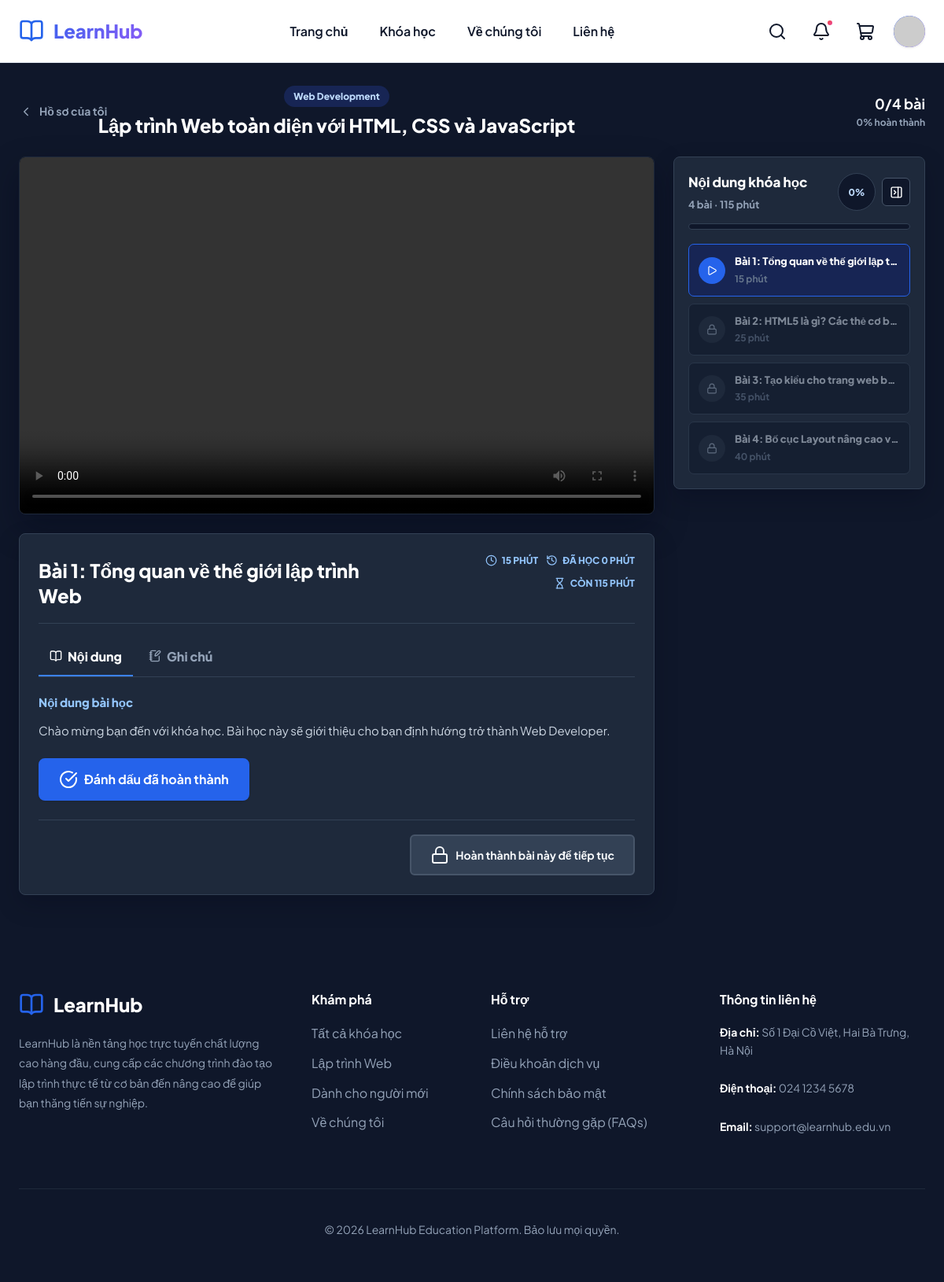
The app's page /learning.php?course_id=1 (signed in) with its own data.
### tables this page shows
CREATE TABLE `courses` (
  `id` int NOT NULL AUTO_INCREMENT,
  `title` varchar(200) NOT NULL,
  `slug` varchar(255) NOT NULL,
  `description` text,
  `thumbnail` text,
  `price` decimal(10,2) NOT NULL,
  `discount_price` decimal(10,2) DEFAULT NULL,
  `level` varchar(50) NOT NULL,
  `category` varchar(100) NOT NULL,
  `instructor` varchar(100) DEFAULT NULL,
  `duration` int DEFAULT NULL,
  `total_lectures` int DEFAULT NULL,
  `published` tinyint(1) DEFAULT '0',
  `enrollment_count` int DEFAULT '0',
  `rating` double DEFAULT '0',
  `rating_count` int DEFAULT '0',
  `created_at` timestamp NULL DEFAULT CURRENT_TIMESTAMP,
  `updated_at` timestamp NULL DEFAULT CURRENT_TIMESTAMP ON UPDATE CURRENT_TIMESTAMP,
  PRIMARY KEY (`id`),
  UNIQUE KEY `slug` (`slug`)
);

CREATE TABLE `lessons` (
  `id` int NOT NULL AUTO_INCREMENT,
  `course_id` int NOT NULL,
  `title` varchar(255) NOT NULL,
  `description` text,
  `video_url` text,
  `duration` int DEFAULT NULL,
  `order_index` int NOT NULL,
  `is_free` tinyint(1) DEFAULT '0',
  `created_at` timestamp NULL DEFAULT CURRENT_TIMESTAMP,
  `updated_at` timestamp NULL DEFAULT CURRENT_TIMESTAMP ON UPDATE CURRENT_TIMESTAMP,
  PRIMARY KEY (`id`),
  KEY `course_id` (`course_id`),
  CONSTRAINT `lessons_ibfk_1` FOREIGN KEY (`course_id`) REFERENCES `courses` (`id`) ON DELETE CASCADE
);

### includes/video_helper.php (called while the page is built, shortened)
<?php
function extract_youtube_video_id($url)
{
    $url = trim((string) $url);
    $parts = parse_url($url);
    $host = strtolower(preg_replace('/^www\./', '', $parts['host']));
    return null;
}
function extract_google_drive_file_id($url)
{
    $url = trim((string) $url);
    $parts = parse_url($url);
    $host = strtolower(preg_replace('/^www\./', '', $parts['host']));
    if (!in_array($host, ['drive.google.com', 'docs.google.com'], true)) return null;
    parse_str($parts['query'] ?? '', $query);
    $id = $query['id'] ?? '';
    return preg_match('/^[A-Za-z0-9_-]+$/', $id) ? $id : null;
}
function google_drive_preview_url($url)
{
    $id = extract_google_drive_file_id($url);
    return $id ? 'https://drive.google.com/file/d/' . rawurlencode($id) . '/preview' : null;
}

### learning.php (the view, shortened to what this page needs)
<?php
require_once __DIR__ . '/config/db.php';
require_once __DIR__ . '/includes/video_helper.php';
$course_id = intval($_GET['course_id'] ?? $_POST['course_id'] ?? 0);
$lesson_id = intval($_GET['lesson_id'] ?? 0);
$active_tab = $_GET['tab'] ?? 'overview';
try {
    $stmt = $pdo->prepare("SELECT * FROM courses WHERE id = ?");
    $stmt->execute([$course_id]);
    $course = $stmt->fetch();
    $stmt = $pdo->prepare("SELECT * FROM lessons WHERE course_id = ? ORDER BY order_index ASC, id ASC");
    $stmt->execute([$course_id]);
    $lessons = $stmt->fetchAll() ?: [];
    $lesson_map = [];
    foreach ($lessons as $lesson) $lesson_map[(int) $lesson['id']] = $lesson;
    $progress_map = [];
    if (!isset($lesson_map[$lesson_id])) $lesson_id = (int) $lessons[0]['id'];
    $lesson_access = [];
    foreach ($lessons as $index => $lesson) {
        $id = (int) $lesson['id'];
        $lesson_access[$id] = $index === 0 || !empty($progress_map[(int) $lessons[$index - 1]['id']]['completed']);
    }
    $current_lesson = $lesson_map[$lesson_id];
    $current_index = 0;
    foreach ($lessons as $index => $lesson) if ((int) $lesson['id'] === $lesson_id) {$current_index = $index; break;}
    $next_lesson = $lessons[$current_index + 1] ?? null;
    $lesson_count = count($lessons);
    $completed_count = 0;
    $total_duration = 0;
    $completed_duration = 0;
    foreach ($lessons as $lesson) {
        $duration = (int) ($lesson['duration'] ?? 0);
        $total_duration += $duration;
    }
    $remaining_duration = max(0, $total_duration - $completed_duration);
    $progress_percent = $lesson_count > 0 ? round(($completed_count / $lesson_count) * 100) : 0;
    $current_progress = $progress_map[$lesson_id] ?? ['completed' => 0, 'video_position' => 0];
} catch (PDOException $e) {
    die('Lỗi xử lý học trực tuyến: ' . $e->getMessage());
}
$youtube_video_id = extract_youtube_video_id($current_lesson['video_url'] ?? '');
$google_drive_preview_url = google_drive_preview_url($current_lesson['video_url'] ?? '');
require_once __DIR__ . '/includes/header.php';
?>
<div class="learning-page">
    <div class="learning-container">
        <div class="learning-topbar" id="learning-topbar">
            <div class="learning-video-topbar">
                <a href="profile.php" class="learning-back"><i data-lucide="chevron-left"></i>Hồ sơ của tôi</a>
                <div class="learning-title-block"><span><?php echo htmlspecialchars($course['category']); ?></span><h1><?php echo htmlspecialchars($course['title']); ?></h1></div>
            </div>
            <div class="learning-progress"><strong><?php echo $completed_count; ?>/<?php echo $lesson_count; ?> bài</strong><span><?php echo $progress_percent; ?>% hoàn thành</span></div>
        </div>
        <div class="classroom-layout" id="classroom-layout">
            <main class="lesson-main">
                <div class="video-shell">
                    <?php if ($youtube_video_id): ?>
                        <div id="classroom-youtube" data-video-id="<?php echo htmlspecialchars($youtube_video_id); ?>"></div>
                    <?php elseif ($google_drive_preview_url): ?>
                        <iframe src="<?php echo htmlspecialchars($google_drive_preview_url); ?>" title="<?php echo htmlspecialchars($current_lesson['title']); ?>" allow="autoplay; fullscreen" allowfullscreen></iframe>
                    <?php elseif (!empty($current_lesson['video_url'])): ?>
                        <video id="classroom-player" src="<?php echo htmlspecialchars($current_lesson['video_url']); ?>" controls controlslist="nodownload noremoteplayback" disablepictureinpicture oncontextmenu="return false;"></video>
                    <?php else: ?>
                        <div class="video-empty"><i data-lucide="video-off"></i><p>Bài học này chưa có video.</p></div>
                    <?php endif; ?>
                </div>
                <section class="lesson-panel">
                    <div class="lesson-heading">
                        <div><h2><?php echo htmlspecialchars($current_lesson['title']); ?></h2></div>
                        <div class="lesson-meta">
                            <span><i data-lucide="clock"></i><?php echo (int) $current_lesson['duration']; ?> phút</span>
                            <span><i data-lucide="history"></i>Đã học <?php echo $completed_duration; ?> phút</span>
                            <span><i data-lucide="hourglass"></i>Còn <?php echo $remaining_duration; ?> phút</span>
                        </div>
                    </div>
                    <div class="learning-tabs" role="tablist">
                        <button type="button" data-learning-tab="overview" class="<?php echo $active_tab === 'overview' ? 'active' : ''; ?>"><i data-lucide="book-open"></i>Nội dung</button>
                        <button type="button" data-learning-tab="notes" class="<?php echo $active_tab === 'notes' ? 'active' : ''; ?>"><i data-lucide="notebook-pen"></i>Ghi chú</button>
                    </div>
                    <div class="learning-tab-panel <?php echo $active_tab === 'overview' ? 'active' : ''; ?>" data-learning-panel="overview">
                        <div class="lesson-description">
                            <h3>Nội dung bài học</h3>
                            <p><?php echo nl2br(htmlspecialchars($current_lesson['description'] ?: 'Bài học này giúp củng cố kiến thức thực hành. Hãy xem kỹ video và tự thực hành lại nội dung vừa học.')); ?></p>
                        </div>
                        <form method="POST" class="completion-form">
                            <button type="submit" class="btn <?php echo !empty($current_progress['completed']) ? 'btn-outline' : 'btn-primary'; ?>"><i data-lucide="<?php echo !empty($current_progress['completed']) ? 'rotate-ccw' : 'check-circle'; ?>"></i><?php echo !empty($current_progress['completed']) ? 'Đánh dấu chưa hoàn thành' : 'Đánh dấu đã hoàn thành'; ?></button>
                        </form>
                    </div>
                    <div class="lesson-actions">
                        <?php if ($next_lesson && !empty($lesson_access[(int) $next_lesson['id']])): ?>
                            <a class="btn btn-primary" href="learning.php?course_id=<?php echo $course_id; ?>&lesson_id=<?php echo (int) $next_lesson['id']; ?>">Bài tiếp theo<i data-lucide="arrow-right"></i></a>
                        <?php elseif ($next_lesson): ?>
                            <button type="button" class="btn btn-outline" disabled><i data-lucide="lock"></i>Hoàn thành bài này để tiếp tục</button>
                        <?php endif; ?>
                    </div>
                </section>
            </main>
            <aside class="lesson-sidebar" id="lesson-sidebar">
                <div class="playlist-head">
                    <div><h3>Nội dung khóa học</h3><p><?php echo $lesson_count; ?> bài · <?php echo $total_duration; ?> phút</p></div>
                    <div class="playlist-head-actions"><div class="progress-ring"><?php echo $progress_percent; ?>%</div><button type="button" class="sidebar-toggle" id="lesson-sidebar-toggle" title="Thu gọn danh sách"><i data-lucide="panel-right-close"></i></button></div>
                </div>
                <div class="progress-track"><div style="width:<?php echo $progress_percent; ?>%"></div></div>
                <div class="playlist-list">
                    <?php foreach ($lessons as $index => $lesson): ?>
                        <?php
                            $id = (int) $lesson['id'];
                            $is_active = $id === $lesson_id;
                            $is_completed = !empty($progress_map[$id]['completed']);
                            $is_unlocked = !empty($lesson_access[$id]);
                        ?>
                        <?php if ($is_unlocked): ?>
                            <a href="learning.php?course_id=<?php echo $course_id; ?>&lesson_id=<?php echo $id; ?>" class="playlist-link <?php echo $is_active ? 'active' : ''; ?> <?php echo $is_completed ? 'completed' : ''; ?>">
                        <?php else: ?><div class="playlist-link locked"><?php endif; ?>
                            <div class="playlist-index">
                                <?php if ($is_completed): ?><i data-lucide="check"></i><?php elseif ($is_active): ?><i data-lucide="play"></i><?php elseif (!$is_unlocked): ?><i data-lucide="lock"></i><?php else: ?><?php echo $index + 1; ?><?php endif; ?>
                            </div>
                            <div class="playlist-text"><strong><?php echo htmlspecialchars($lesson['title']); ?></strong><span><?php echo (int) $lesson['duration']; ?> phút<?php echo $is_completed ? ' · Đã hoàn thành' : ''; ?></span></div>
                        <?php if ($is_unlocked): ?></a><?php else: ?></div><?php endif; ?>
                    <?php endforeach; ?>
                </div>
            </aside>
        </div>
    </div>
</div>
<?php require_once __DIR__ . '/includes/footer.php'; ?>

### assets/css/style.css (style rules this page uses)
:root { --primary: #2563eb; --primary-hover: #1d4ed8; --primary-light: #eff6ff; --secondary: #8b5cf6; --secondary-hover: #7c3aed; --accent: #f59e0b; --success: #10b981; --danger: #ef4444; --bg-main: #f8fafc; --bg-card: #ffffff; --text-main: #0f172a; --text-muted: #64748b; --border: #e2e8f0; --shadow-sm: 0 1px 3px rgba(0,0,0,0.1); --shadow-md: 0 4px 6px -1px rgba(0,0,0,0.1), 0 2px 4px -2px rgba(0,0,0,0.1); --shadow-lg: 0 10px 15px -3px rgba(0, 0, 0, 0.1), 0 4px 6px -4px rgba(0, 0, 0, 0.1); --shadow-premium: 0 20px 25px -5px rgba(37, 99, 235, 0.1), 0 8px 10px -6px rgba(37, 99, 235, 0.1); --radius-sm: 8px; --radius-md: 16px; --radius-lg: 24px; --transition: all 0.3s cubic-bezier(0.4, 0, 0.2, 1); --font: 'Plus Jakarta Sans', sans-serif; }
* { margin: 0; padding: 0; box-sizing: border-box; }
html, body { font-family: var(--font); }
body { background-color: var(--bg-main); color: var(--text-main); line-height: 1.6; }
button, input, select, textarea { font: inherit; }
a { color: inherit; text-decoration: none; transition: var(--transition); }
.btn { display: inline-flex; align-items: center; justify-content: center; gap: 8px; padding: 12px 24px; border-radius: var(--radius-sm); font-weight: 700; font-size: 16px; cursor: pointer; transition: var(--transition); border: none; }
.btn-primary { background: linear-gradient(135deg, var(--primary), var(--secondary)); color: white; box-shadow: var(--shadow-sm); }
.btn-outline { background-color: transparent; color: var(--text-main); border: 2px solid var(--border); }

### records on screen
courses: category "Web Development", title "Lập trình Web toàn diện với HTML, CSS và JavaScript"
lessons: title "Bài 1: Tổng quan về thế giới lập trình Web", duration "15", description "Chào mừng bạn đến với khóa học. Bài học này sẽ giới thiệu cho bạn định hướng trở thành Web Developer.", title "Bài 1: Tổng quan về thế giới lập t…"
lessons: title "Bài 2: HTML5 là gì? Các thẻ cơ b…", duration "25"
lessons: title "Bài 3: Tạo kiểu cho trang web b…", duration "35"
lessons: title "Bài 4: Bố cục Layout nâng cao v…", duration "40"

### other values on screen
$completed_count "0"
$lesson_count "4"
$progress_percent "0"
$completed_duration "0"
$remaining_duration "115"
$total_duration "115"
